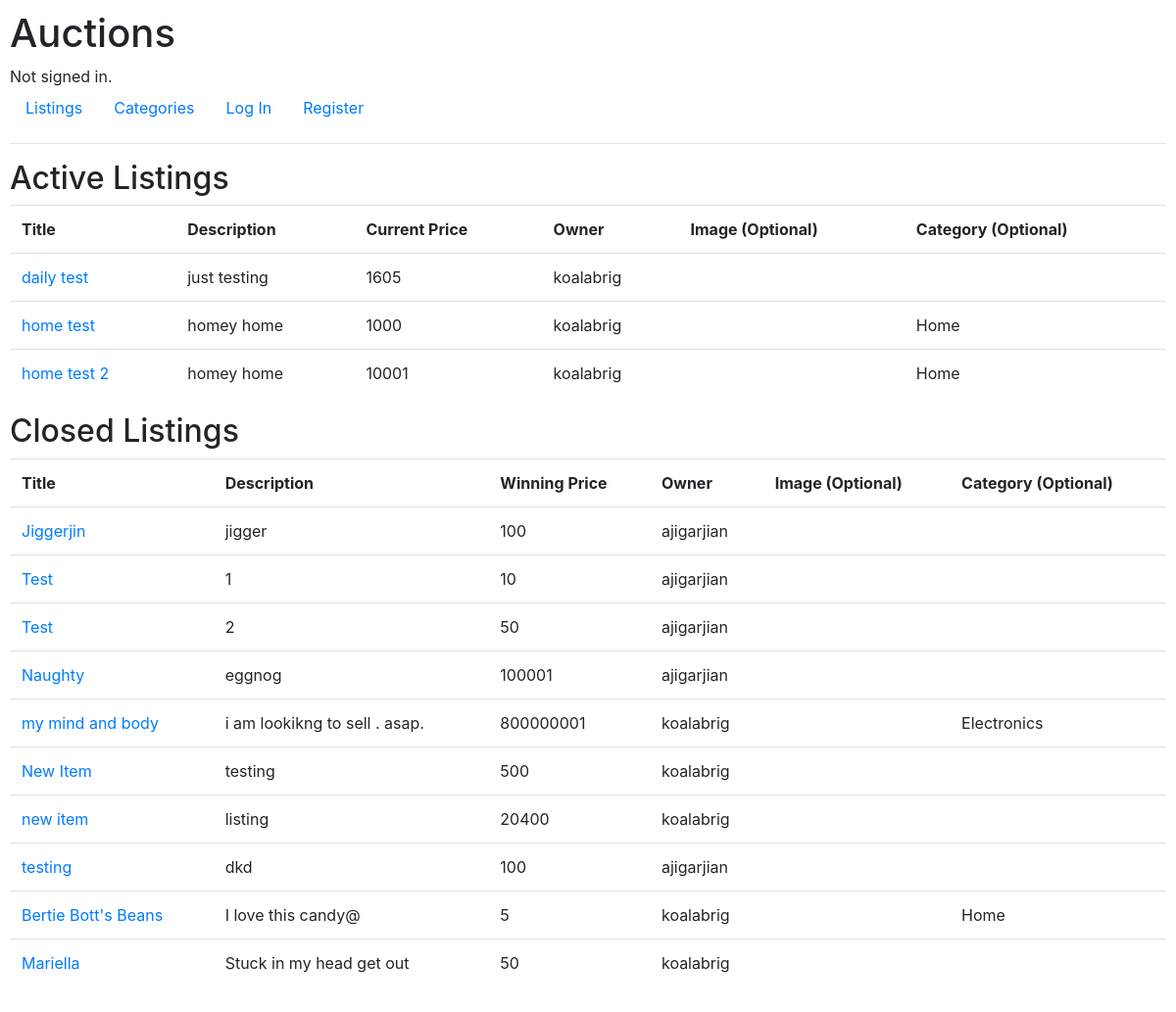
The page / on the database its author committed.
### auctions/models.py (models this page shows)
class Listing(models.Model):
    title = models.CharField(max_length=64)
    description = models.CharField(max_length=255)
    price = models.IntegerField()
    image = models.URLField(max_length=200, blank=True)
    category = models.CharField(max_length=255, blank=True)
    owner = models.ForeignKey(User, default="", on_delete=models.CASCADE, related_name="listingOwner", blank=False)
    active = models.BooleanField(default="True")

class User(AbstractUser):
    pass

### auctions/views.py (the view)
# urls.py: path("", views.index, name="index"),
def index(request):
    return render(request, "auctions/index.html", {
        "active_listings": Listing.objects.filter(active=True),
        "closed_listings": Listing.objects.filter(active=False)
    })

### auctions/templates/auctions/index.html (shortened to what this page needs)
{% extends "auctions/layout.html" %}
{% block body %}
    <h2>Active Listings</h2>
    <table class="table">
        <tr>
            <th>Title</th>
            <th>Description</th>
            <th>Current Price</th>
            <th>Owner</th>
            <th>Image (Optional)</th>
            <th>Category (Optional)</th>
        </tr>
        {% for listing in active_listings %}
        <tr>
            <td>
                <a href="{% url 'listing' listing.id %}">{{ listing.title }}</a>
            </td>
            <td>{{ listing.description }}</td>
            <td>{{ listing.price }}</td>
            <td>{{ listing.owner }}</td>
            <td>
            </td>
            <td>{{ listing.category }}</td>
        </tr>
        {% endfor %}
    </table>
    <h2>Closed Listings</h2>
    <table class="table">
        <tr>
            <th>Title</th>
            <th>Description</th>
            <th>Winning Price</th>
            <th>Owner</th>
            <th>Image (Optional)</th>
            <th>Category (Optional)</th>
        </tr>
        {% for listing in closed_listings %}
        <tr>
            <td>
                <a href="{% url 'listing' listing.id %}">{{ listing.title }}</a>
            </td>
            <td>{{ listing.description }}</td>
            <td>{{ listing.price }}</td>
            <td>{{ listing.owner }}</td>
            <td>
            </td>
            <td>{{ listing.category }}</td>
        </tr>
        {% endfor %}
    </table>
{% endblock %}

### auctions/static/auctions/styles.css (style rules this page uses)
body { padding: 10px; }

### rows shown on the page
Listing: title "daily test", description "just testing", price "1605", owner "koalabrig"
Listing: title "home test", description "homey home", price "1000", owner "koalabrig", category "Home"
Listing: title "home test 2", description "homey home", price "10001", owner "koalabrig", category "Home"
Listing: title "Jiggerjin", description "jigger", price "100", owner "ajigarjian"
Listing: title "Test", description "1", price "10", owner "ajigarjian"
Listing: title "Test", description "2", price "50", owner "ajigarjian"
Listing: title "Naughty", description "eggnog", price "100001", owner "ajigarjian"
Listing: title "my mind and body", description "i am lookikng to sell . asap.", price "800000001", owner "koalabrig", category "Electronics"
Listing: title "New Item", description "testing", price "500", owner "koalabrig"
Listing: title "new item", description "listing", price "20400", owner "koalabrig"
Listing: title "testing", description "dkd", price "100", owner "ajigarjian"
Listing: title "Bertie Bott's Beans", description "I love this candy@", price "5", owner "koalabrig", category "Home"
Listing: title "Mariella", description "Stuck in my head get out", price "50", owner "koalabrig"
